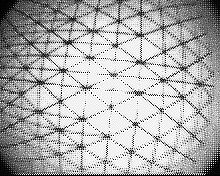
%> input picture test2.bmp, 220 x 176 px
$ octave distortion_correction.m   (GNU Octave 9; MATLAB toolbox functions it lacks are replaced by stand-ins)
%> lines starting %> are read from the running program, lines starting %| are printed output that depends on the picture
%本程序用于将广角/鱼眼镜头拍摄的畸变照片恢复成正常视角
A0=imread('test2.bmp');%载入图像
%> A0 is the input picture: size 176x220x3 uint8; min 0, max 255, mean 175.4
W=length(A0(1,:,1));%图像宽度
%> W = 220
H=length(A0(:,1,1));%图像高度
%> H = 176
% %以下两行数据是由实际镜头拍摄的标准模板图样中采样点数据得到的
% R=[1 2 3 4 5 6 7 8 9];%真实图像中像素到中心位置的距离
% r=[1.0000 1.9300 2.8000 3.5400 4.1800 4.7200 5.1300 5.5800 5.9000];%畸变图像中相应像素到中心位置的距离
% N=4;%拟合上述数据的多项式曲线所用阶数，可以调整
r0=20;%矫正需要依赖这样的一个假设：图像中心区域半径为r0的范围内是无失真的。在我们拍摄的三角形模板图片中，三角形边长是0.5cm，在畸变图像中心
      %为20像素长度，由于图像中心在某个三角形顶点上，所以中心区域半径为20像素长度的区域内我们假设无失真
%
% pr2R=polyfit(r,R,N);%拟合曲线的各阶系数,该函数输入为畸变图像像素的径向坐标，输出为真实图像的径向坐标
% pR2r=polyfit(R,r,N);%拟合曲线的各阶系数,该函数输入为真实图像像素的径向坐标，输出为畸变图像的径向坐标
pr2R=[0.001743 0.010216 -0.052918 1.1364 -0.09506];
pR2r=[0.00036131 -0.0054248 -0.023879 1.0502 -0.025556];

A=zeros(3*H,3*W,3); %将原图的画布面积扩展为原来的9倍，畸变中心仍为中心位置
%> A: size 528x660x3 double; every value is 0
A=uint8(A);
%> A: size 528x660x3 uint8; every value is 0

for m=1:3%图像有三个色彩层
%     m
    for i=1:H %扫描扩展画布面积后图片中原图部分的所有像素
        for j=1:W
            L1=((j-0.5*(W+1))^2+(i-0.5*(H+1))^2)^0.5; %畸变像素点P到图像中心的距离(单位是像素)
%             L0=polyval(pr2R,L1/r0); %矫正后的像素P到图像中心的距离（单位是r0）
            L0=pr2R(1)*(L1/r0)^4+pr2R(2)*(L1/r0)^3+pr2R(3)*(L1/r0)^2+pr2R(4)*(L1/r0)+pr2R(5);
            L0=L0*r0;%矫正后的像素P到图像中心的距离（单位是像素）

            Ly1=i-0.5*(H+1);%在矫正前的图中的纵坐标，即矫正前像素到中心的纵距离（含正负）
            Lx1=j-0.5*(W+1);%在矫正前的图中的横坐标，即矫正前像素到中心的横距离（含正负）
            Ly0=Ly1*L0/L1;%在矫正后的图中的纵坐标，即矫正后像素到中心的纵距离（含正负）
            Lx0=Lx1*L0/L1;%在矫正后的图中的横坐标，即矫正后像素到中心的横距离（含正负）

            x0=W+((W+1)/2)+Lx0;
            y0=H+((H+1)/2)+Ly0; %矫正后的图像P坐标

            x0=round(x0);
            y0=round(y0);
            if x0>=1 & x0<=3*W & y0>=1 & y0<=3*H
                A(y0,x0,m)=A0(i,j,m);
            end
            if i==1 & j==0.5*W
                coordhigh=[y0 x0];%畸变图像第一行中间一列的像素坐标变换到矫正图像中后的坐标
            end
            if j==1 & i==0.5*H
                coordleft=[y0 x0];%畸变图像中间一行第一列的像素坐标变换到矫正图像中后的坐标
            end
            if j==W & i==0.5*H
                coordright=[y0 x0];%畸变图像中间一行最后一列的像素坐标变换到矫正图像中后的坐标
            end
            if i==H & j==0.5*W
                coordlow=[y0 x0];%畸变图像最后一行中间一列的像素坐标变换到矫正图像中后的坐标
            end
        end
    end
end
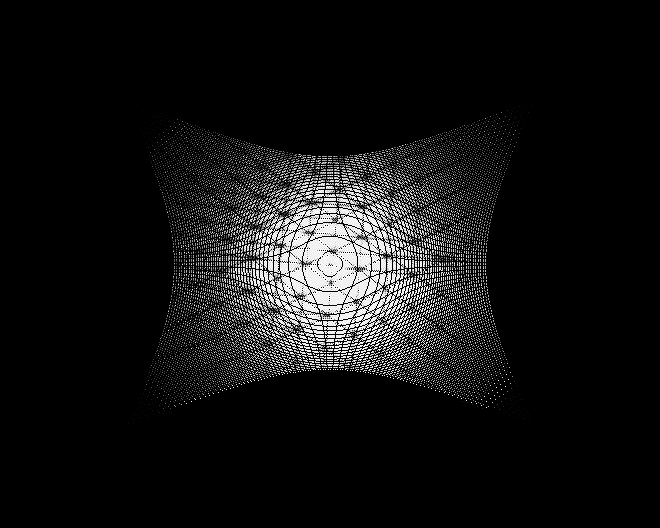
%> A: size 528x660x3 uint8; min 0, max 255, mean 19.5
%> after the loop, coordhigh = [157 330]; coordleft = [264 175]; coordlow = [372 330]; coordright = [264 486]
% [36 lines of commented-out code are left out]
